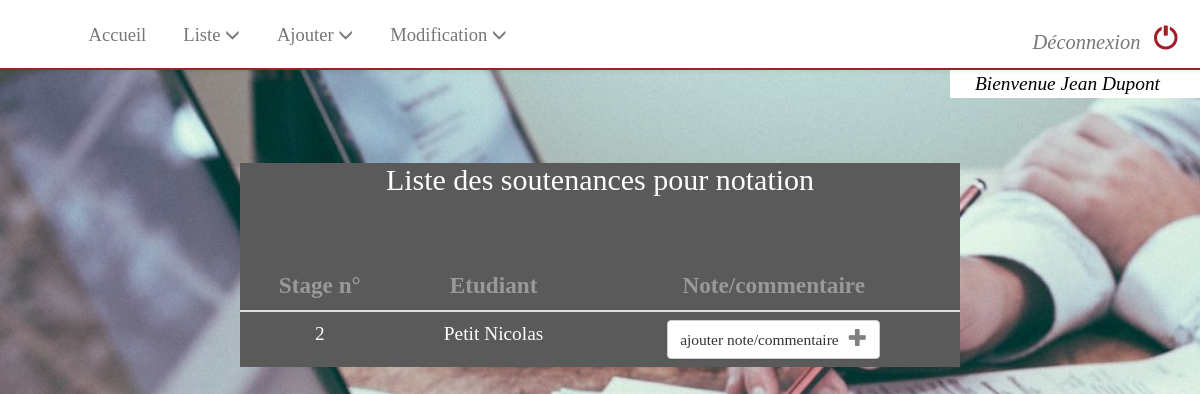
/user/ajout/ajout_note_com.php (signed in), run on the app's committed database.
### tables this page shows
CREATE TABLE `stages` (
  `sid` int(11) NOT NULL,
  `eid` int(11) NOT NULL,
  `titre` varchar(100) NOT NULL,
  `description` text NOT NULL,
  `entreprise` varchar(50) NOT NULL DEFAULT '',
  `tuteurE` varchar(40) NOT NULL,
  `emailTE` varchar(30) NOT NULL,
  `tuteurP` int(11) DEFAULT NULL,
  `dateDebut` date NOT NULL,
  `dateFin` date NOT NULL
);

CREATE TABLE `etudiants` (
  `eid` int(11) NOT NULL,
  `nom` varchar(30) NOT NULL,
  `prenom` varchar(30) NOT NULL,
  `email` varchar(30) NOT NULL,
  `tel` varchar(15) NOT NULL
);

### user/ajout/ajout_note_com.php (the view, shortened to what this page needs)
<?php
	include("../../header/header_user.php");
?>
<?php
if(!isset($_POST['CSRFToken']) || !isset($_POST['note']) || !isset($_POST['commentaire'])) {
	require("../../db_config.php");
		$uid = intval($_SESSION['uid']);
		try {
			$db = new PDO($dsn, $username, $password);
			$db->setAttribute(PDO::ATTR_ERRMODE, PDO::ERRMODE_EXCEPTION);
			$SQL = "SELECT stages.sid sid, nom, prenom FROM stages
					JOIN soutenances ON soutenances.sid = stages.sid
					JOIN etudiants ON stages.eid = etudiants.eid
					WHERE stages.sid NOT IN (SELECT sid FROM notes) AND (tuteur1 = $uid OR tuteur2 = $uid)
					 ";
			$st = $db->prepare($SQL);
			$res=$st->execute();
			if($st->rowCount()==0) {
				?><div class="center" style="font-size:120%;color:yellow;margin-top:200px;margin-left:30%;background:rgb(90,90,90);padding:10px 10px 10px 10px;width:40%;">
					<?php echo "Il n'y a aucune soutenance que vous pouvez noter ou commenter";?>
				</div><?php
			} else {
				?>
				<div class="table-custom" style="width:60%;margin-left:20%; margin-bottom:350px;">
					<h2>Liste des soutenances pour notation</h2>
					<table class="table center ">
					<thead><tr style="font-size:120%; color:#999999;"><th class="center">Stage n°</th><th class="center">Etudiant</th><th class="center">Note/commentaire</th></tr></thead>
					<?php
					while($row=$st->fetch()) {
						$nom = htmlspecialchars($row['nom']);
						$prenom = htmlspecialchars($row['prenom']);
						$sid = htmlspecialchars($row['sid']);
							?>
							<tr class="center">
								<td><?php echo "$sid"; ?></td>
								<td><?php echo "$nom $prenom"; ?></td>
								<td><form action="ajout_note_com_form.php" method="post">
										<button type="submit" class="btn btn-default" style="font-size:80%;">ajouter note/commentaire<span style="font-size:120%; text-align:right; margin-left:10px; color:grey;" class="glyphicon glyphicon-plus"></span></button>
									</form>
								</td>
							</tr>
							<?php
					}
					?></table>
				</div>
			<?php
			}
		}
		catch(PDOException $e) {
			exit("Erreur de connexion ".$e->getMessage());
		}
		?>
		<?php
		exit();
}
				?><div class="center" style="font-size:120%;color:red;margin-top:200px;margin-left:33%;background:#e6e6e6;padding:10px 10px 10px 10px;width:400px;">

### style.css (style rules this page uses)
button { text-align: center; }
.center { text-align: center; }
html, body { background: rgb(150, 150, 150); background-image: url("image/image4b.jpg"); background-repeat: no-repeat; background-size: cover; height: auto; position: relative; color: black; font-family: Calibri; font-size: 110%; width: 100%; transition: background-color .5s; }
.table-custom { background: rgb(90, 90, 90); text-align: center; margin-left: 25%; margin-right: auto; margin-top: 80px; color: white; width: 50%; }

### data on the page
stages: sid "2", eid.nom "Petit", eid.prenom "Nicolas"

### other printed values
$_SESSION['prenom'] "Jean"
$_SESSION['nom'] "Dupont"
